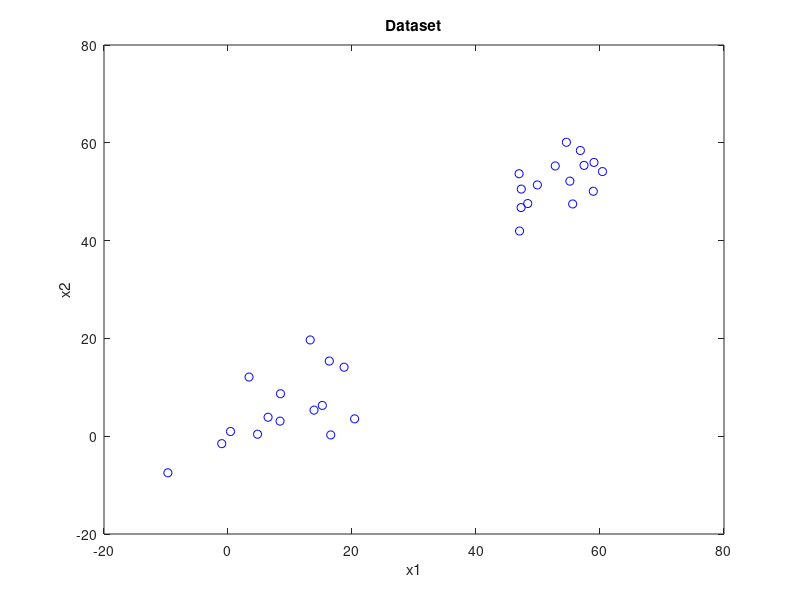
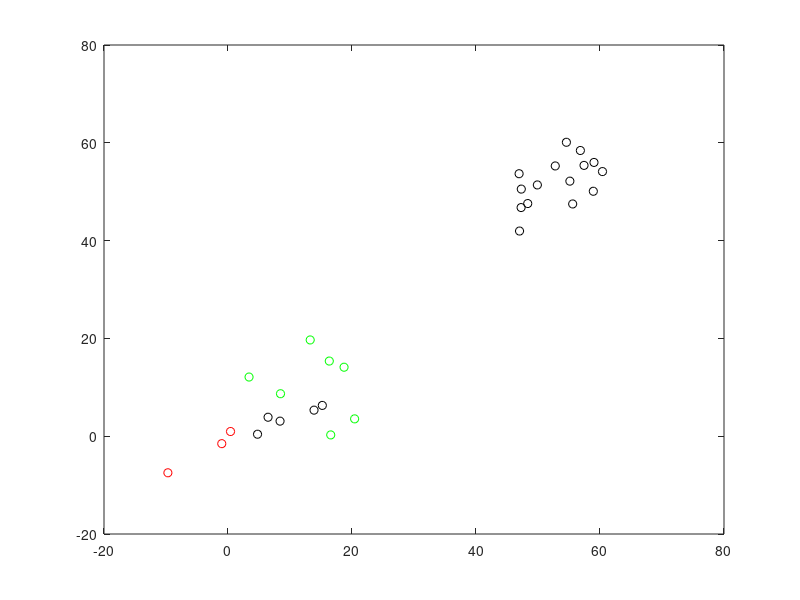

Here is the MATLAB script that generated these plots, in order: (Note: this script raises an error after producing the figures.)
%% ================================================ generating dataset [two clusters]
clear;close all;clc;
m = 30;  %must be multiple of 4
x = [(1:m/2)+m/5*randn(m/2,1)';(1:m/2)+m/5*randn(m/2,1)']';
x = [x; [((1.5*m+1):2*m)+m/10*randn(m/2,1)';((1.5*m+1):2*m)+m/10*randn(m/2,1)']'];
%% ================================================ initialization
mu = rand(2,2);
sigma(:,:,1) = [5,0;0,5];  
sigma(:,:,2) = [5,0;0,5];  
w = [0.5 0.5];
r = min(x(:)):0.5:max(x(:));
epsilon = 1e-10; %I used this value to guarantee that normComp != 0
%% ================================================ EM algorithm
for i=1:200
    parametersHistory = [w(:) ; mu(:); sigma(:)];
    %%======== E-step ========
    normComp = w(1) * mvnpdf(x,mu(1,:),sigma(:,:,1)) + ...
               w(2) * mvnpdf(x,mu(2,:),sigma(:,:,2)) + epsilon;
    Zn1 = w(1) * mvnpdf(x,mu(1,:),sigma(:,:,1)) ./ normComp;
    Zn2 = w(2) * mvnpdf(x,mu(2,:),sigma(:,:,2)) ./ normComp;
    %%======== M-step ========
    N1 = sum(Zn1);
    N2 = sum(Zn2);
    %update mu
    sm1 = [0 0];      sm2 = [0 0];
    for j =1:m
        sm1 = sm1 + Zn1(j)*x(j,:);
        sm2 = sm2 + Zn2(j)*x(j,:);
    end
    mu(1,:) = (1/N1) *sm1;
    mu(2,:) = (1/N2) *sm2;
    %update sigma
    sm1 = [0 0;0 0];      sm2 = [0 0;0 0];
    for j =1:m
        sm1 = sm1 + Zn1(j)*(x(j,:)-mu(1,:))'*(x(j,:)-mu(1,:));
        sm2 = sm2 + Zn2(j)*(x(j,:)-mu(2,:))'*(x(j,:)-mu(2,:));
    end
    sigma(:,:,1) = 1/N1 * sm1;
    sigma(:,:,2) = 1/N2 * sm2;    
    %update the wights of each gaussian
    w(1) = N1/m;
    w(2) = N2/m;
    parametersUpdate = [w(:) ; mu(:) ;sigma(:)];
    
    if abs(parametersHistory-parametersUpdate)<epsilon   %check convergence   
        fprintf('EM converged successfully after %d iterations\n',i);
        break;
    end
    %%======== visulaization ========
    %{
    pause
    plot(x(:,1),x(:,2),'og')
    hold on
    gaussianPlot(mu(1,:),sigma(:,:,1),r)
    gaussianPlot(mu(2,:),sigma(:,:,2),r)
    hold off
    %}
end

%% ================================================ visulaization
display(Zn1)
display(Zn2)
fprintf('EM converged successfully after %d iterations\n',i);

figure(1)
plot(x(:,1),x(:,2),'ob');
title('Dataset');
xlabel('x1')
ylabel('x2')

figure(2)
for i=1:m
    if abs(Zn1(i) - 1) < 1e-2
        plot(x(i,1),x(i,2),'og');
    elseif abs(Zn2(i) - 1) < 1e-2
        plot(x(i,1),x(i,2),'or');
    else 
        plot(x(i,1),x(i,2),'ok');
    end
    hold on
end
hold on
gaussianPlot(mu(1,:),sigma(:,:,1),r);
gaussianPlot(mu(2,:),sigma(:,:,2),r);
title('clusters');
xlabel('x1')
ylabel('x2')
hold off
    